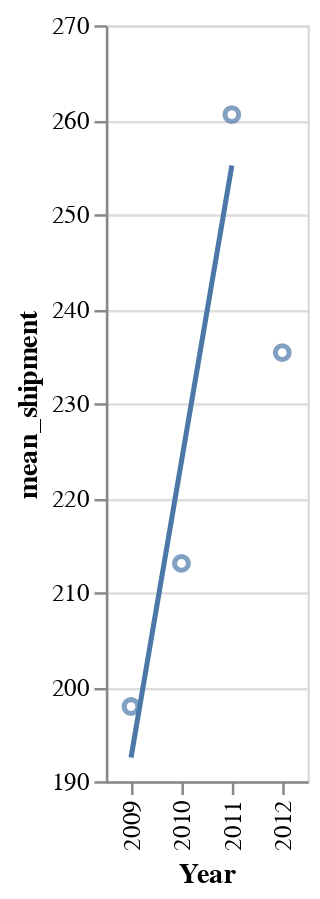

This figure's notebook cell:
### Code cell
plot_wa_b4 + fit_wa_b4 + plot_wa_after + fit_wa_after

### Figure 1 — Vega-Lite specification as saved in the notebook (floating-point values rounded to 4 significant figures)
{"config": {"view": {"continuousWidth": 400, "continuousHeight": 300}}, "layer": [{"mark": "point", "encoding": {"x": {"field": "Year", "scale": {"zero": false}, "type": "ordinal"}, "y": {"field": "mean_shipment", "scale": {"zero": false}, "type": "quantitative"}}, "transform": [{"aggregate": [{"op": "mean", "field": "shipment_per_100k", "as": "mean_shipment"}], "groupby": ["Year"]}]}, {"mark": "line", "encoding": {"x": {"field": "Year", "scale": {"zero": false}, "type": "ordinal"}, "y": {"field": "mean_shipment", "scale": {"zero": false}, "type": "quantitative"}}, "transform": [{"aggregate": [{"op": "mean", "field": "shipment_per_100k", "as": "mean_shipment"}], "groupby": ["Year"]}, {"on": "Year", "regression": "mean_shipment", "method": "linear"}]}, {"data": {"name": "data-1186b8142e5aa1a44c4e3dc0d2f94119"}, "mark": "point", "encoding": {"x": {"field": "Year", "scale": {"zero": false}, "type": "ordinal"}, "y": {"field": "mean_shipment", "scale": {"zero": false}, "type": "quantitative"}}, "transform": [{"aggregate": [{"op": "mean", "field": "shipment_per_100k", "as": "mean_shipment"}], "groupby": ["Year"]}]}, {"data": {"name": "data-1186b8142e5aa1a44c4e3dc0d2f94119"}, "mark": "line", "encoding": {"x": {"field": "Year", "scale": {"zero": false}, "type": "ordinal"}, "y": {"field": "mean_shipment", "scale": {"zero": false}, "type": "quantitative"}}, "transform": [{"aggregate": [{"op": "mean", "field": "shipment_per_100k", "as": "mean_shipment"}], "groupby": ["Year"]}, {"on": "Year", "regression": "mean_overdose", "method": "linear"}]}], "data": {"name": "data-aff46899ba97b1ed22c93cc69c12e154"}, "$schema": "https://vega.github.io/schema/vega-lite/v4.17.0.json", "datasets": {"data-aff46899ba97b1ed22c93cc69c12e154": [{"Year": 2011.0, "StateFIPS": 53, "StateName": "Washington", "CountyFIPS": 53063, "FIP_unique": 5306353, "Population": 473400.0, "county_test": "Spokane", "quantity_sum": 648.0, "shipment_per_100k": 136.9}, {"Year": 2010.0, "StateFIPS": 53, "StateName": "Washington", "CountyFIPS": 53011, "FIP_unique": 5301153, "Population": 426700.0, "county_test": "Clark", "quantity_sum": 1265.0, "shipment_per_100k": 296.5}, {"Year": 2011.0, "StateFIPS": 53, "StateName": "Washington", "CountyFIPS": 53011, "FIP_unique": 5301153, "Population": 432300.0, "county_test": "Clark", "quantity_sum": 1732.0, "shipment_per_100k": 400.7}, {"Year": 2009.0, "StateFIPS": 53, "StateName": "Washington", "CountyFIPS": 53011, "FIP_unique": 5301153, "Population": 421200.0, "county_test": "Clark", "quantity_sum": 544.0, "shipment_per_100k": 129.1}, {"Year": 2010.0, "StateFIPS": 53, "StateName": "Washington", "CountyFIPS": 53015, "FIP_unique": 5301553, "Population": 102400.0, "county_test": "Cowlitz", "quantity_sum": 337.0, "shipment_per_100k": 329.2}, {"Year": 2011.0, "StateFIPS": 53, "StateName": "Washington", "CountyFIPS": 53015, "FIP_unique": 5301553, "Population": 102300.0, "county_test": "Cowlitz", "quantity_sum": 933.0, "shipment_per_100k": 911.9}, {"Year": 2009.0, "StateFIPS": 53, "StateName": "Washington", "CountyFIPS": 53015, "FIP_unique": 5301553, "Population": 102100.0, "county_test": "Cowlitz", "quantity_sum": 245.0, "shipment_per_100k": 239.9}, {"Year": 2011.0, "StateFIPS": 53, "StateName": "Washington", "CountyFIPS": 53077, "FIP_unique": 5307753, "Population": 245900.0, "county_test": "Yakima", "quantity_sum": 572.0, "shipment_per_100k": 232.6}, {"Year": 2009.0, "StateFIPS": 53, "StateName": "Washington", "CountyFIPS": 53077, "FIP_unique": 5307753, "Population": 239600.0, "county_test": "Yakima", "quantity_sum": 453.0, "shipment_per_100k": 189.1}, {"Year": 2010.0, "StateFIPS": 53, "StateName": "Washington", "CountyFIPS": 53077, "FIP_unique": 5307753, "Population": 244300.0, "county_test": "Yakima", "quantity_sum": 489.0, "shipment_per_100k": 200.2}, {"Year": 2010.0, "StateFIPS": 53, "StateName": "Washington", "CountyFIPS": 53005, "FIP_unique": 5300553, "Population": 176500.0, "county_test": "Benton", "quantity_sum": 271.0, "shipment_per_100k": 153.6}, {"Year": 2011.0, "StateFIPS": 53, "StateName": "Washington", "CountyFIPS": 53005, "FIP_unique": 5300553, "Population": 180400.0, "county_test": "Benton", "quantity_sum": 332.0, "shipment_per_100k": 184.0}, {"Year": 2009.0, "StateFIPS": 53, "StateName": "Washington", "CountyFIPS": 53005, "FIP_unique": 5300553, "Population": 171100.0, "county_test": "Benton", "quantity_sum": 276.0, "shipment_per_100k": 161.3}, {"Year": 2009.0, "StateFIPS": 53, "StateName": "Washington", "CountyFIPS": 53003, "FIP_unique": 5300353, "Population": 21420.0, "county_test": "Asotin", "quantity_sum": 85.0, "shipment_per_100k": 396.9}, {"Year": 2010.0, "StateFIPS": 53, "StateName": "Washington", "CountyFIPS": 53003, "FIP_unique": 5300353, "Population": 21720.0, "county_test": "Asotin", "quantity_sum": 68.0, "shipment_per_100k": 313.0}, {"Year": 2011.0, "StateFIPS": 53, "StateName": "Washington", "CountyFIPS": 53003, "FIP_unique": 5300353, "Population": 21970.0, "county_test": "Asotin", "quantity_sum": 75.0, "shipment_per_100k": 341.4}, {"Year": 2009.0, "StateFIPS": 53, "StateName": "Washington", "CountyFIPS": 53037, "FIP_unique": 5303753, "Population": 40470.0, "county_test": "Kittitas", "quantity_sum": 39.0, "shipment_per_100k": 96.38}, {"Year": 2010.0, "StateFIPS": 53, "StateName": "Washington", "CountyFIPS": 53037, "FIP_unique": 5303753, "Population": 40990.0, "county_test": "Kittitas", "quantity_sum": 55.0, "shipment_per_100k": 134.2}, {"Year": 2011.0, "StateFIPS": 53, "StateName": "Washington", "CountyFIPS": 53037, "FIP_unique": 5303753, "Population": 41550.0, "county_test": "Kittitas", "quantity_sum": 31.0, "shipment_per_100k": 74.6}, {"Year": 2009.0, "StateFIPS": 53, "StateName": "Washington", "CountyFIPS": 53013, "FIP_unique": 5301353, "Population": 3977.0, "county_test": "Columbia", "quantity_sum": 14.0, "shipment_per_100k": 352.0}, {"Year": 2010.0, "StateFIPS": 53, "StateName": "Washington", "CountyFIPS": 53013, "FIP_unique": 5301353, "Population": 4094.0, "county_test": "Columbia", "quantity_sum": 18.0, "shipment_per_100k": 439.7}, {"Year": 2011.0, "StateFIPS": 53, "StateName": "Washington", "CountyFIPS": 53013, "FIP_unique": 5301353, "Population": 4005.0, "county_test": "Columbia", "quantity_sum": 22.0, "shipment_per_100k": 549.3}, {"Year": 2009.0, "StateFIPS": 53, "StateName": "Washington", "CountyFIPS": 53075, "FIP_unique": 5307553, "Population": 44700.0, "county_test": "Whitman", "quantity_sum": 62.0, "shipment_per_100k": 138.7}, {"Year": 2010.0, "StateFIPS": 53, "StateName": "Washington", "CountyFIPS": 53075, "FIP_unique": 5307553, "Population": 44800.0, "county_test": "Whitman", "quantity_sum": 81.0, "shipment_per_100k": 180.8}, {"Year": 2011.0, "StateFIPS": 53, "StateName": "Washington", "CountyFIPS": 53075, "FIP_unique": 5307553, "Population": 45060.0, "county_test": "Whitman", "quantity_sum": 81.0, "shipment_per_100k": 179.8}, {"Year": 2011.0, "StateFIPS": 53, "StateName": "Washington", "CountyFIPS": 53043, "FIP_unique": 5304353, "Population": 10530.0, "county_test": "Lincoln", "quantity_sum": 19.0, "shipment_per_100k": 180.5}, {"Year": 2011.0, "StateFIPS": 53, "StateName": "Washington", "CountyFIPS": 53051, "FIP_unique": 5305153, "Population": 12950.0, "county_test": "Pend Oreille", "quantity_sum": 59.0, "shipment_per_100k": 455.5}, {"Year": 2009.0, "StateFIPS": 53, "StateName": "Washington", "CountyFIPS": 53071, "FIP_unique": 5307153, "Population": 58100.0, "county_test": "Walla Walla", "quantity_sum": 150.0, "shipment_per_100k": 258.2}, {"Year": 2010.0, "StateFIPS": 53, "StateName": "Washington", "CountyFIPS": 53071, "FIP_unique": 5307153, "Population": 58920.0, "county_test": "Walla Walla", "quantity_sum": 119.0, "shipment_per_100k": 202.0}, {"Year": 2011.0, "StateFIPS": 53, "StateName": "Washington", "CountyFIPS": 53071, "FIP_unique": 5307153, "Population": 59440.0, "county_test": "Walla Walla", "quantity_sum": 141.0, "shipment_per_100k": 237.2}, {"Year": 2011.0, "StateFIPS": 53, "StateName": "Washington", "CountyFIPS": 53065, "FIP_unique": 5306553, "Population": 43450.0, "county_test": "Stevens", "quantity_sum": 153.0, "shipment_per_100k": 352.1}, {"Year": 2011.0, "StateFIPS": 53, "StateName": "Washington", "CountyFIPS": 53025, "FIP_unique": 5302553, "Population": 90590.0, "county_test": "Grant", "quantity_sum": 141.0, "shipment_per_100k": 155.6}, {"Year": 2011.0, "StateFIPS": 53, "StateName": "Washington", "CountyFIPS": 53019, "FIP_unique": 5301953, "Population": 7639.0, "county_test": "Ferry", "quantity_sum": 10.0, "shipment_per_100k": 130.9}, {"Year": 2011.0, "StateFIPS": 53, "StateName": "Washington", "CountyFIPS": 53001, "FIP_unique": 5300153, "Population": 18880.0, "county_test": "Adams", "quantity_sum": 12.0, "shipment_per_100k": 63.57}, {"Year": 2010.0, "StateFIPS": 53, "StateName": "Washington", "CountyFIPS": 53049, "FIP_unique": 5304953, "Population": 20880.0, "county_test": "Pacific", "quantity_sum": 11.0, "shipment_per_100k": 52.68}, {"Year": 2011.0, "StateFIPS": 53, "StateName": "Washington", "CountyFIPS": 53049, "FIP_unique": 5304953, "Population": 20880.0, "county_test": "Pacific", "quantity_sum": 12.0, "shipment_per_100k": 57.46}, {"Year": 2009.0, "StateFIPS": 53, "StateName": "Washington", "CountyFIPS": 53021, "FIP_unique": 5302153, "Population": 74480.0, "county_test": "Franklin", "quantity_sum": 13.0, "shipment_per_100k": 17.45}, {"Year": 2010.0, "StateFIPS": 53, "StateName": "Washington", "CountyFIPS": 53021, "FIP_unique": 5302153, "Population": 79080.0, "county_test": "Franklin", "quantity_sum": 33.0, "shipment_per_100k": 41.73}, {"Year": 2011.0, "StateFIPS": 53, "StateName": "Washington", "CountyFIPS": 53021, "FIP_unique": 5302153, "Population": 83050.0, "county_test": "Franklin", "quantity_sum": 38.0, "shipment_per_100k": 45.76}], "data-1186b8142e5aa1a44c4e3dc0d2f94119": [{"Year": 2012.0, "StateFIPS": 53, "StateName": "Washington", "CountyFIPS": 53009, "FIP_unique": 5300953, "Population": 71770.0, "county_test": "Clallam", "quantity_sum": 1.0, "shipment_per_100k": 1.393}, {"Year": 2012.0, "StateFIPS": 53, "StateName": "Washington", "CountyFIPS": 53063, "FIP_unique": 5306353, "Population": 475400.0, "county_test": "Spokane", "quantity_sum": 663.0, "shipment_per_100k": 139.4}, {"Year": 2012.0, "StateFIPS": 53, "StateName": "Washington", "CountyFIPS": 53011, "FIP_unique": 5301153, "Population": 436400.0, "county_test": "Clark", "quantity_sum": 1330.0, "shipment_per_100k": 304.8}, {"Year": 2012.0, "StateFIPS": 53, "StateName": "Washington", "CountyFIPS": 53015, "FIP_unique": 5301553, "Population": 101700.0, "county_test": "Cowlitz", "quantity_sum": 261.0, "shipment_per_100k": 256.7}, {"Year": 2012.0, "StateFIPS": 53, "StateName": "Washington", "CountyFIPS": 53045, "FIP_unique": 5304553, "Population": 60680.0, "county_test": "Mason", "quantity_sum": 1.0, "shipment_per_100k": 1.648}, {"Year": 2012.0, "StateFIPS": 53, "StateName": "Washington", "CountyFIPS": 53077, "FIP_unique": 5307753, "Population": 246100.0, "county_test": "Yakima", "quantity_sum": 446.0, "shipment_per_100k": 181.2}, {"Year": 2012.0, "StateFIPS": 53, "StateName": "Washington", "CountyFIPS": 53005, "FIP_unique": 5300553, "Population": 182400.0, "county_test": "Benton", "quantity_sum": 363.0, "shipment_per_100k": 199.0}, {"Year": 2012.0, "StateFIPS": 53, "StateName": "Washington", "CountyFIPS": 53003, "FIP_unique": 5300353, "Population": 21910.0, "county_test": "Asotin", "quantity_sum": 96.0, "shipment_per_100k": 438.2}, {"Year": 2012.0, "StateFIPS": 53, "StateName": "Washington", "CountyFIPS": 53037, "FIP_unique": 5303753, "Population": 41620.0, "county_test": "Kittitas", "quantity_sum": 63.0, "shipment_per_100k": 151.4}, {"Year": 2012.0, "StateFIPS": 53, "StateName": "Washington", "CountyFIPS": 53013, "FIP_unique": 5301353, "Population": 3977.0, "county_test": "Columbia", "quantity_sum": 26.0, "shipment_per_100k": 653.8}, {"Year": 2012.0, "StateFIPS": 53, "StateName": "Washington", "CountyFIPS": 53075, "FIP_unique": 5307553, "Population": 46630.0, "county_test": "Whitman", "quantity_sum": 66.0, "shipment_per_100k": 141.5}, {"Year": 2012.0, "StateFIPS": 53, "StateName": "Washington", "CountyFIPS": 53043, "FIP_unique": 5304353, "Population": 10430.0, "county_test": "Lincoln", "quantity_sum": 22.0, "shipment_per_100k": 211.0}, {"Year": 2012.0, "StateFIPS": 53, "StateName": "Washington", "CountyFIPS": 53051, "FIP_unique": 5305153, "Population": 13000.0, "county_test": "Pend Oreille", "quantity_sum": 40.0, "shipment_per_100k": 307.6}, {"Year": 2012.0, "StateFIPS": 53, "StateName": "Washington", "CountyFIPS": 53071, "FIP_unique": 5307153, "Population": 59330.0, "county_test": "Walla Walla", "quantity_sum": 123.0, "shipment_per_100k": 207.3}, {"Year": 2012.0, "StateFIPS": 53, "StateName": "Washington", "CountyFIPS": 53065, "FIP_unique": 5306553, "Population": 43480.0, "county_test": "Stevens", "quantity_sum": 188.0, "shipment_per_100k": 432.4}, {"Year": 2012.0, "StateFIPS": 53, "StateName": "Washington", "CountyFIPS": 53025, "FIP_unique": 5302553, "Population": 91300.0, "county_test": "Grant", "quantity_sum": 118.0, "shipment_per_100k": 129.2}, {"Year": 2012.0, "StateFIPS": 53, "StateName": "Washington", "CountyFIPS": 53019, "FIP_unique": 5301953, "Population": 7663.0, "county_test": "Ferry", "quantity_sum": 39.0, "shipment_per_100k": 508.9}, {"Year": 2012.0, "StateFIPS": 53, "StateName": "Washington", "CountyFIPS": 53001, "FIP_unique": 5300153, "Population": 18940.0, "county_test": "Adams", "quantity_sum": 26.0, "shipment_per_100k": 137.2}, {"Year": 2012.0, "StateFIPS": 53, "StateName": "Washington", "CountyFIPS": 53021, "FIP_unique": 5302153, "Population": 85700.0, "county_test": "Franklin", "quantity_sum": 59.0, "shipment_per_100k": 68.85}]}}
